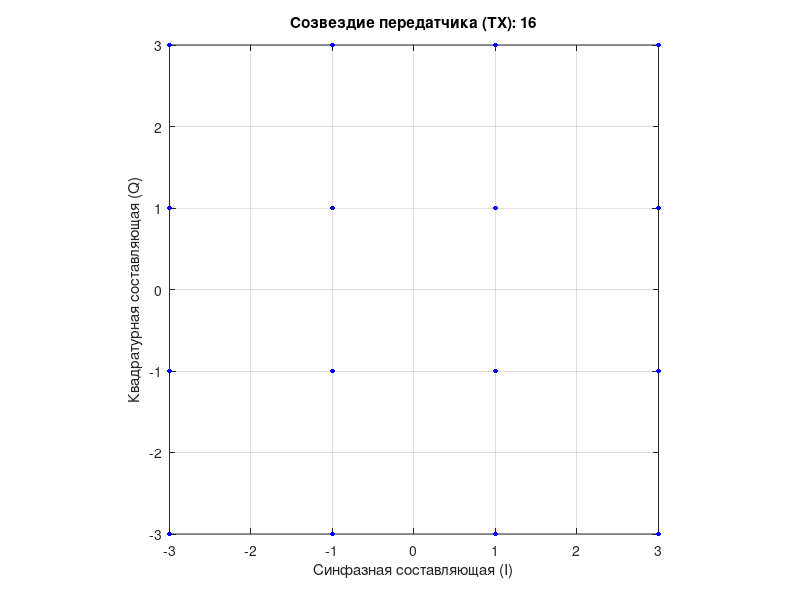
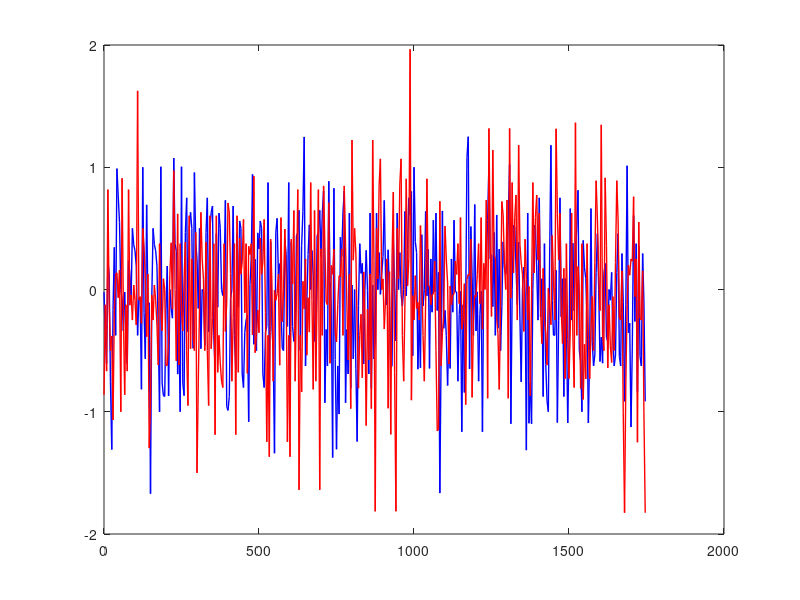

Write MATLAB code to recreate these figures, in order. (Note: this script raises an error after producing the figures.)
rng('shuffle'); % Инициализация генератора случайных чисел от системного времени

% === ПАРАМЕТРЫ OFDM ПЕРЕДАТЧИКА (TX) ===
sc_spacing = 15000;     % 1. Subcarrier spacing (15 кГц)
fft_size = 16;          % 2. FFT Size (размер преобразования)
cp_size = 5;           % 3. CP Size (размер защитного интервала)

% Вид модуляции
QPSK = 4; QAM16 = 16; QAM64 = 64; QAM256 = 256;
M = QAM16;              % ВЫБОР ТЕКУЩЕЙ МОДУЛЯЦИИ

num_ofdm_symbols = 20;  % Генерируем сразу 20 OFDM-символов подряд
total_symbols = fft_size * num_ofdm_symbols; 

% РАСЧЕТ ВРЕМЕНИ
t_sub = 1 / sc_spacing;          
t_s = t_sub / fft_size;          % Шаг дискретизации (время одного отсчета в секундах)
t_s_micro = t_s * 1e6;           % Шаг дискретизации в МИКРОСЕКУНДАХ (мкс)
len_with_cp = fft_size + cp_size; 

% КОНВЕЙЕР ПЕРЕДАЧИ 
data_tx = randi([0, M-1], total_symbols, 1);
mod_symbols = qammod(data_tx, M);
freq_matrix = reshape(mod_symbols, fft_size, num_ofdm_symbols);
time_matrix = ifft(freq_matrix, fft_size);
cp_matrix = time_matrix(end - cp_size + 1 : end, :);
tx_signal_matrix = [cp_matrix; time_matrix];
tx_signal_final = tx_signal_matrix(:);

% ВЫДЕЛЕНИЕ ДАННЫХ ДЛЯ АНАЛИЗА CP 
sym1 = tx_signal_final(1 : len_with_cp);
cp_part = sym1(1 : cp_size);
tail_part = sym1(end - cp_size + 1 : end);


% ВИЗУАЛИЗАЦИЯ СОЗВЕЗДИЯ ТХ
figure;
plot(real(mod_symbols), imag(mod_symbols), 'b.', 'MarkerSize', 12);
grid on; axis square;
title(['Созвездие передатчика (TX): ', num2str(M)]);
xlabel('Синфазная составляющая (I)');
ylabel('Квадратурная составляющая (Q)');


% === ГРАФИК 2: ВИЗУАЛИЗАЦИЯ ВСЕГО ПАКЕТА В МИКРОСЕКУНДАХ ===
figure;
t_packet_micro = (0 : length(tx_signal_final)-1) * t_s_micro;
plot(t_packet_micro, real(tx_signal_final), 'b-', 'LineWidth', 1); hold on;
plot(t_packet_micro, imag(tx_signal_final), 'r-', 'LineWidth', 1);

% пунктирные линии границ OFDM-символов
time_per_symbol_micro = len_with_cp * t_s_micro;
for k = 1 : num_ofdm_symbols
    xline(k * time_per_symbol_micro, 'k--', 'LineWidth', 0.8);
end
title(['Осциллограмма пакета из ', num2str(num_ofdm_symbols), ' OFDM-символов']);
xlabel('Время, мкс (\mu s)'); ylabel('Амплитуда');
legend('Синфазная часть (I)', 'Квадратурная часть (Q)');
grid on;


% === ГРАФИК 3: ПРОВЕРКА CP ДЛЯ ОДНОГО СИМВОЛА В МИКРОСЕКУНДАХ ===
figure;

subplot(2,1,1);
t_sym_micro = (0 : length(sym1)-1) * t_s_micro;
plot(t_sym_micro, real(sym1), 'k-', 'LineWidth', 1.2); hold on;

% Подсвечиваем зоны CP и Хвоста
t_cp_micro = (0 : cp_size-1) * t_s_micro;
t_tail_micro = ((length(sym1) - cp_size) : length(sym1)-1) * t_s_micro;

plot(t_cp_micro, real(cp_part), 'g.', 'MarkerSize', 16);
plot(t_tail_micro, real(tail_part), 'r.', 'MarkerSize', 16);

xline(cp_size * t_s_micro, 'k--', 'Граница CP', 'LineWidth', 1.2, 'LabelVerticalAlignment', 'bottom');

grid on;
title('Анализ одного OFDM-символа (Зеленый = CP, Красный = Хвост-источник)');
xlabel('Время внутри символа, мкс (\mu s)'); ylabel('Амплитуда (Real)');
legend('Тело сигнала', 'Циклический префикс (CP)', 'Оригинальный хвост', 'Location', 'best');

subplot(2,1,2);
plot(t_cp_micro, real(cp_part), 'g-o', 'LineWidth', 2, 'MarkerSize', 6); hold on;
plot(t_cp_micro, real(tail_part), 'r--x', 'LineWidth', 1.5, 'MarkerSize', 8);
grid on;
title('Проверка совпадения: CP и Хвост наложены друг на друга');
xlabel('Длительность защитного интервала, мкс (\mu s)'); ylabel('Амплитуда (Real)');
legend('Вырезанный префикс CP', 'Оригинальный хвост', 'Location', 'best');

figure;

grid_to_plot = abs(fftshift(freq_matrix, 1));

% Строим карту матрицы
imagesc(1:num_ofdm_symbols, (-fft_size/2 : fft_size/2 - 1), grid_to_plot);
colorbar; 
colormap('jet'); 

title('Частотно-временная сетка (Frequency Domain Grid)');
xlabel('Номер OFDM-символа (Время)');
ylabel('Индекс поднесущей (Частота)');
